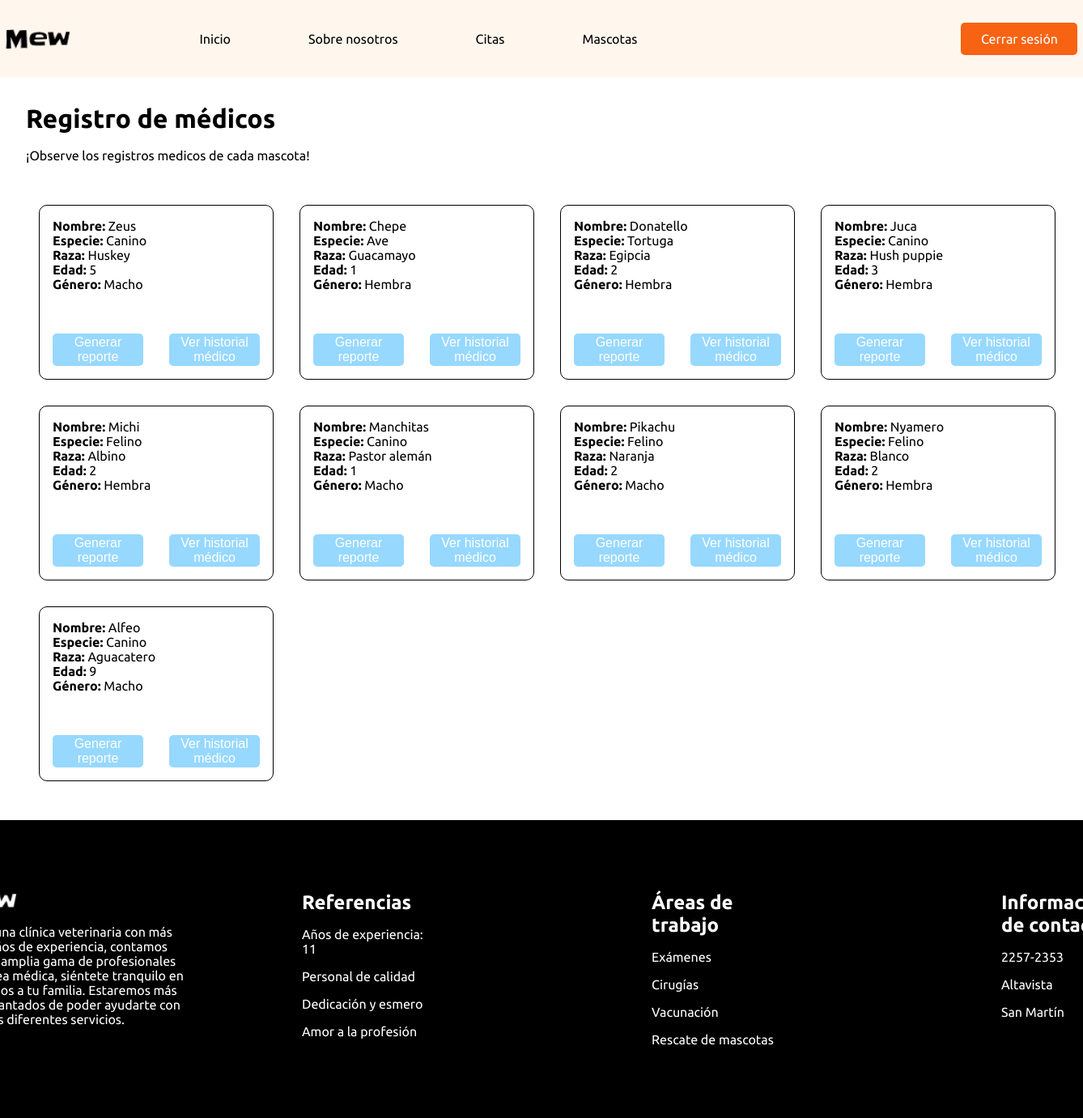
The app's page /veterinario/php/view_mascotas.php (signed in) with its own data.
### tables this page shows
CREATE TABLE `mascota` (
  `id` int NOT NULL,
  `nombre` varchar(255) NOT NULL,
  `especie` varchar(255) NOT NULL,
  `raza` varchar(255) NOT NULL,
  `edad` int NOT NULL,
  `genero` varchar(15) NOT NULL
);

### veterinario/php/_data_mascotas.php (called while the page is built, shortened)
<?php
$conexionBD = BD::crearInstancia();
$sql = "SELECT * FROM mascota";
$consulta = $conexionBD->prepare($sql);
$consulta->execute();
$todasLasMascotas = $consulta->fetchAll(PDO::FETCH_ASSOC);
?>

### veterinario/php/view_mascotas.php (the view, shortened to what this page needs)
<?php
include_once('../../user/php/templates/header.php');
include_once('_data_mascotas.php');
?>
<link rel="stylesheet" href="../../user/css/styles_index.css">
<div class="main">
    <div>
        <h1 class="titulo">Registro de médicos</h1>
    </div>
    <br>
    <div>
        <p>¡Observe los registros medicos de cada mascota!</p>
    </div>
    <br>
    <br>
    <div class="contenedor_citas">
        <?php foreach ($todasLasMascotas as $mascota) { ?>
            <div class="citas">
                <p class="space-p"> <span style="font-weight:600;">Nombre:</span> <?php echo $mascota['nombre'] ?></p>
                <p class="space-p"> <span style="font-weight:600;">Especie:</span> <?php echo $mascota['especie'] ?></p>
                <p class="space-p"> <span style="font-weight:600;">Raza:</span> <?php echo $mascota['raza'] ?></p>
                <p class="space-p"> <span style="font-weight:600;">Edad:</span> <?php echo $mascota['edad'] ?></p>
                <p class="space-p"> <span style="font-weight:600;">Género:</span> <?php echo $mascota['genero'] ?></p>
                <br>
                <br>
                <div class="btns">
                    <button onclick="showPopup(<?= $mascota['id'] ?>)" class="btn-medico">Generar reporte</button>
                    <button class="btn-medico"><a class="btn-medico" href="view_mascotaHistorial.php?id=<?=$mascota['id']?>">Ver historial médico</a></button>
                </div>
            </div>
        <?php } ?>
    </div>
</div>
<?php
include_once('../../user/php/templates/footer.php');
?>

### user/css/styles_index.css (style rules this page uses)
* { margin: 0; padding: 0; }
body { width: 100%; justify-content: center; align-items: center; font-family: 'Nunito Sans', sans-serif; font-family: 'Poppins', sans-serif; font-family: 'Ubuntu', sans-serif; }

### veterinario/php/view_mascotas.php (style rules this page uses)
.titulo { font-weight: bold; }
.contenedor_citas { display: grid; grid-template-columns: 1fr 1fr 1fr 1fr; }
.citas { border: 1px solid black; padding: 1rem; margin: 1rem; border-radius: 10px; }
.main { margin: 2rem; }
.btn-medico { margin-top: 1rem; border-radius: 5px; border: none; width: 7rem; height: 40px; color: white; cursor: pointer; transition: 0.5s; background-color: #97D8FF; font-size: 1rem }
.btns { display: flex; gap: 2rem; display: flex; justify-content: center; }
a { text-decoration: none; background-color: none; }
.space-p { gap: 1rem; }

### records on screen
mascota: nombre "Zeus", especie "Canino", raza "Huskey", edad "5", genero "Macho"
mascota: nombre "Chepe", especie "Ave", raza "Guacamayo", edad "1", genero "Hembra"
mascota: nombre "Donatello", especie "Tortuga", raza "Egipcia", edad "2", genero "Hembra"
mascota: nombre "Juca", especie "Canino", raza "Hush puppie", edad "3", genero "Hembra"
mascota: nombre "Michi", especie "Felino", raza "Albino", edad "2", genero "Hembra"
mascota: nombre "Manchitas", especie "Canino", raza "Pastor alemán", edad "1", genero "Macho"
mascota: nombre "Pikachu", especie "Felino", raza "Naranja", edad "2", genero "Macho"
mascota: nombre "Nyamero", especie "Felino", raza "Blanco", edad "2", genero "Hembra"
mascota: nombre "Alfeo", especie "Canino", raza "Aguacatero", edad "9", genero "Macho"
